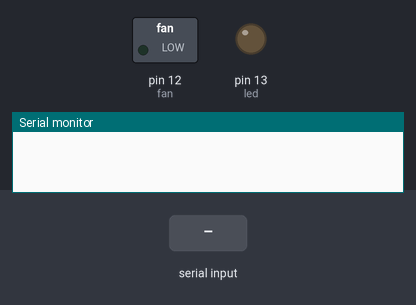
A sketch run on a simulated Arduino Uno, built with avr-gcc and run on an emulated ATmega328P. On the bench: switched loads named in the sketch (green lamp = pin HIGH), output pins drawn as LEDs (lit = HIGH), the last lines printed to the serial monitor. The inputs (shaded band) are chosen by the test bench.

Above: at 1.2 s.
1.3 s: "fan on" received over the second serial link
At 2.0 s:
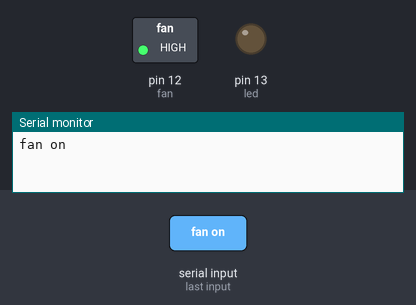
2.8 s: "light on" received over the second serial link
At 3.9 s:
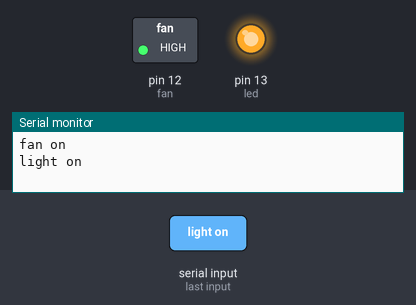
4.3 s: "fan off" received over the second serial link
At 4.6 s:
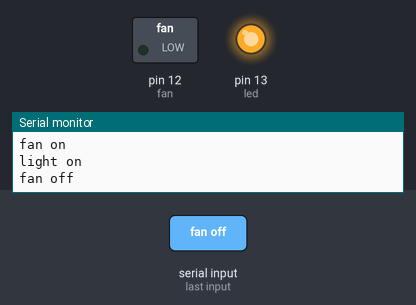
Timing chart, 0 to 7.3 s (numbered marks = the images above; inputs shaded):
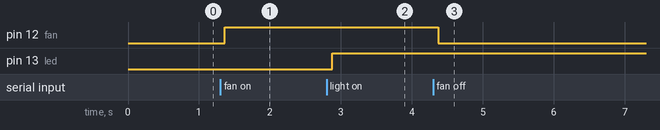

Measured:
- after the input at 1.3 s, pin 12 (fan): LOW → HIGH after 0.06 s
- after the input at 2.8 s, pin 13 (led): LOW → HIGH after 0.08 s
- after the input at 4.3 s, pin 12 (fan): HIGH → LOW after 0.07 s

The sketch:

Bluethooth.ino
```cpp
#include<SoftwareSerial.h>
SoftwareSerial BT(0,1);
String i;
int led=13;
int fan=12;
void setup()
{
  BT.begin(9600);
  Serial.begin(9600);
  pinMode(13,OUTPUT);
  pinMode(12,OUTPUT);
}
void loop()
{
  while(BT.available())
  {
    delay(10);
    char c=BT.read();
    i +=c;
  }
  if(i.length()>0)
  {
    Serial.println(i);
  }
  {
    if (i=="fan on")
    {
      digitalWrite(fan,HIGH);
    }
    else if (i=="fan off")
    {
      digitalWrite(fan,LOW);
    }
    if (i=="light on")
    {
      digitalWrite(led,HIGH);
    }
    else if (i=="light off")
    {
      digitalWrite(led,LOW);
    }
    i="";
  }
}
```
